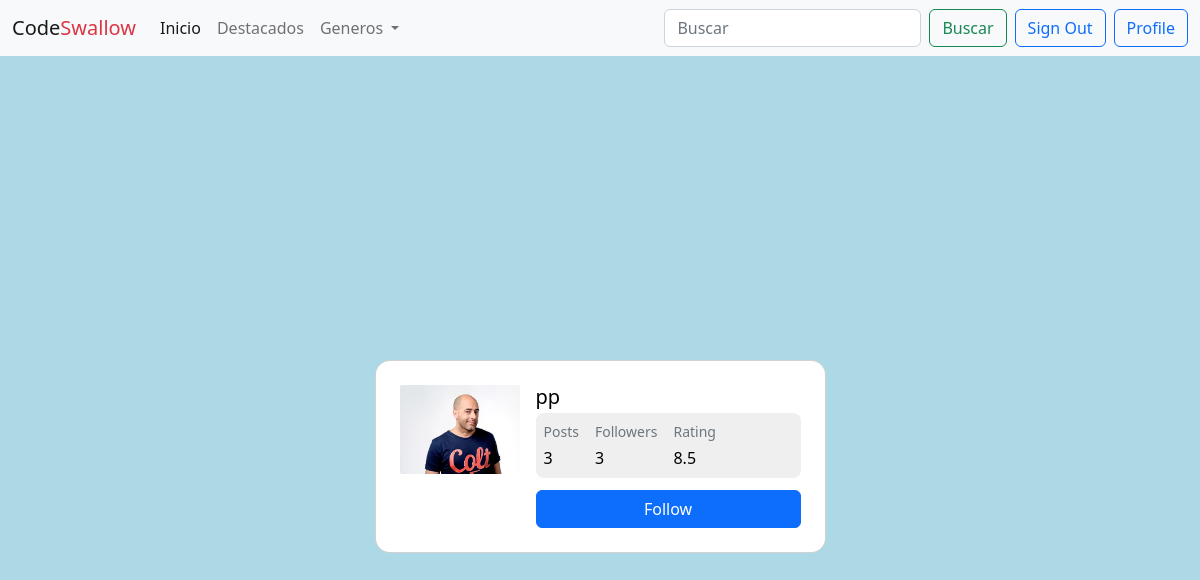
Screenshot of /profile/9 (signed in) with the database file from the repository.
### users/models.py (models this page shows, shortened)
class User(AbstractUser):
    profile_pic = models.ImageField(upload_to='profile_pics/', blank=True, null=True,default='default.jpg')
    followers = models.ManyToManyField("self", symmetrical=False, blank=True, related_name="following")
    def cantidad_publicaciones(self):
        return Post.objects.filter(author=self).count()

### users/views.py (the view)
# urls.py: path('profile/<int:id>', views.ProfileView.as_view(), name='profile'),
class ProfileView(LoginRequiredMixin, DetailView):
    model = User
    template_name = 'users/profile.html'
    def get_object(self, queryset=None):
        return self.request.user

### blogs/context_processors.py (called while the page is built)
def categories_processor(request):
    categories = Category.objects.all()
    return{
        'categories': categories
    }

### users/templates/users/profile.html (shortened to what this page needs)
{% extends "base.html" %}
{% load markdown_extras %}
{% block content %}
<section class="vh-100" style="background-color: rgb(173, 216, 230);">
  <div class="container py-5 h-100">
    <div class="row d-flex justify-content-center align-items-center h-100">
      <div class="col col-md-9 col-lg-7 col-xl-5">
        <div class="card" style="border-radius: 15px;">
          <div class="card-body p-4">
            <div class="d-flex text-black">
              <div class="flex-shrink-0">
                <img src="{{ user.profile_pic.url }}"
                  alt="img" class="img-fluid"
                  style="width: 120px; border-radius: 2px;">
              </div>
              <div class="flex-grow-1 ms-3">
                <h5 class="mb-1"> {{ user.username }}</h5>
                <div class="d-flex justify-content-start rounded-3 p-2 mb-2"
                  style="background-color: #efefef;">
                  <div>
                    <p class="small text-muted mb-1">Posts</p>
                    <p class="mb-0">{{ user.cantidad_publicaciones }}</p>
                  </div>
                  <div class="px-3">
                    <p class="small text-muted mb-1">Followers</p>
                    <p class="mb-0">{{ user.followers.all.count }}</p>
                  </div>
                  <div>
                    <p class="small text-muted mb-1">Rating</p>
                    <p class="mb-0">8.5</p>
                  </div>
                </div>
                <div class="d-flex pt-1">
                  <button type="button" class="btn btn-primary flex-grow-1 seguir-usuario" data-usuario-id="{{ user.id }}">
                    Follow
                </button>
                </div>
                </div>
              </div>
            </div>
          </div>
        </div>
      </div>
    </div>
</section>
{% endblock %}

### rows the page displays
User: profile_pic (picture), username "pp", cantidad_publicaciones "3", followers.all.count "3"
